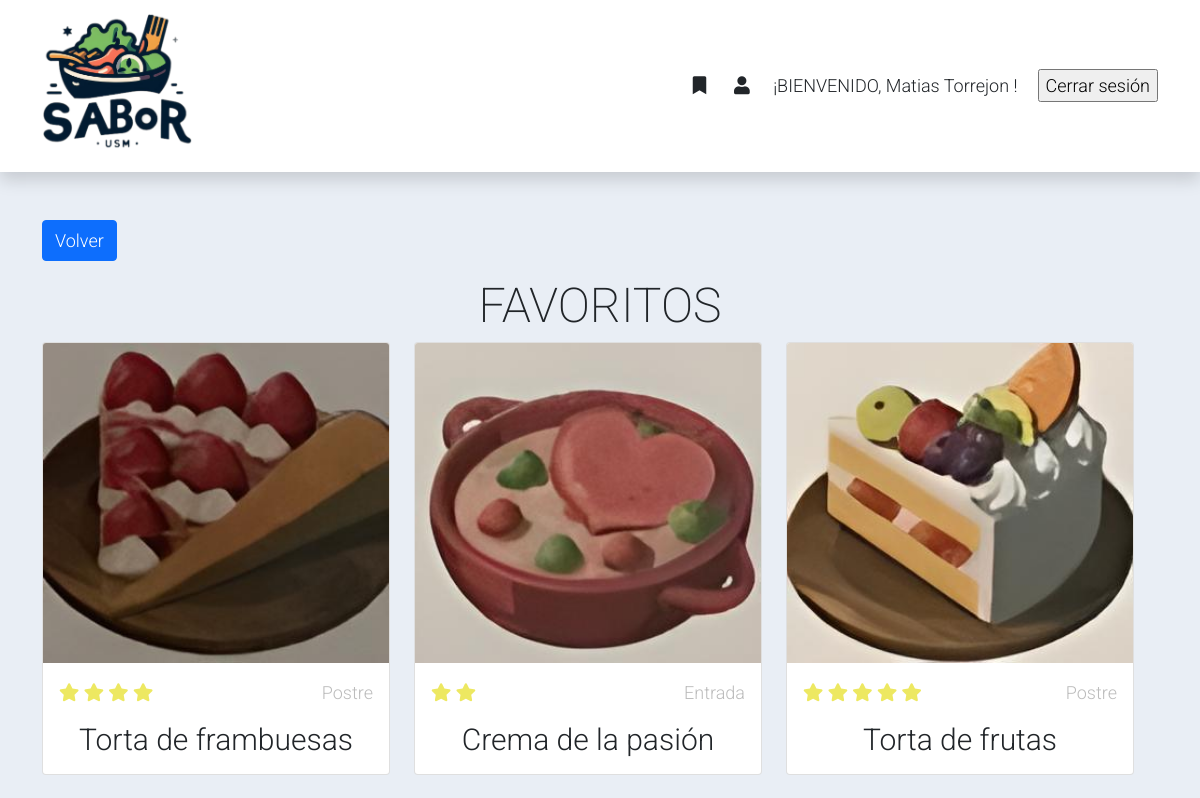
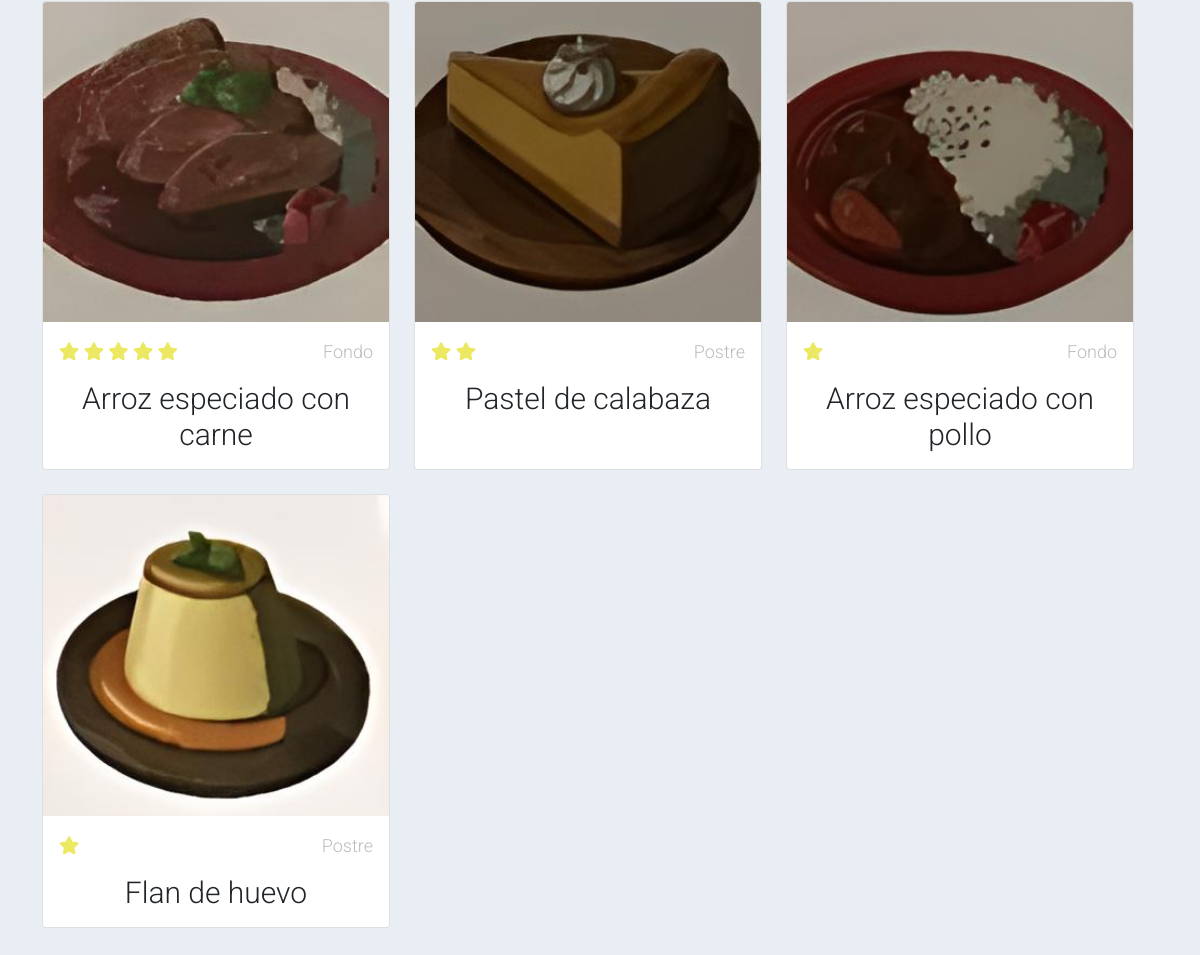
/PHP/favoritos_usuario.php (signed in), run on the app's committed database (2 pictures, top to bottom).
### tables this page shows
CREATE TABLE `recetas` (
  `id_receta` int(11) NOT NULL,
  `nombre` varchar(50) NOT NULL,
  `imagen` varchar(100) NOT NULL,
  `tipo` int(11) NOT NULL,
  `tiempo_prep` int(11) NOT NULL,
  `instrucciones` text NOT NULL,
  `apt_diabeticos` tinyint(1) NOT NULL,
  `apt_intolerantes` tinyint(1) NOT NULL,
  `tiene_gluten` tinyint(1) NOT NULL,
  `vegano` tinyint(1) NOT NULL
);

### PHP/favoritos_usuario.php (the view, shortened to what this page needs)
<?php
if(isset($_SESSION['id_usuario'])) {
    $id_usuario = $_SESSION['id_usuario'];
    $conexion = mysqli_connect("localhost", "root", "", "sabor_usm");
    $consulta_recetas_favoritas = "
    SELECT *
    FROM vista_recetas_favoritas
    WHERE id_usuario = $id_usuario;
    ";
    $resultado_recetas_favoritas = $conexion->query($consulta_recetas_favoritas);
}
    ?>
<?php
$seccionOrigen = isset($_GET['seccion']) ? $_GET['seccion'] : '';
$enlaceVolver = "$seccionOrigen";
?>
<!DOCTYPE html>
<html lang="es">
<head>
    <link rel="stylesheet" href="assets/css/bootstrap.min.css">
    <link rel="stylesheet" href="assets/css/templatemo.css">
    <link rel="stylesheet" href="assets/css/custom.css">
    <link rel="stylesheet" href="assets/css/fontawesome.min.css">
</head>
<nav class="navbar navbar-expand-lg navbar-light shadow">
        <div class="container d-flex justify-content-between align-items-center">
            <a class="navbar-brand text-success logo h1 align-self-center" href="home.php">
                <img src="./assets/img/logo.png" style="max-width: 150px;">
            </a>
            <div class="align-self-center collapse navbar-collapse flex-fill  d-lg-flex justify-content-lg-between" id="templatemo_main_nav">
                <div class="navbar align-self-center d-flex">
                    <a class="nav-icon position-relative text-decoration-none" href="favoritos_usuario.php?seccion=home.php">
                        <i class="fa fa-fw fa-bookmark text-dark mr-3"></i>
                    </a>
                    <a class="nav-icon position-relative text-decoration-none" href="info.php">
                        <i class="fa fa-fw fa-user text-dark mr-3"></i>
                    </a>
					<div>
						¡BIENVENIDO, <?php echo $_SESSION['nombre'];?>!
					</div>
                        <div>
							<form action="logout.php" method="post">
          						<input type="submit" value="Cerrar sesión">
       						</form>
						</div>
                </div>
            </div>
        </div>
    </nav>
<section class="bg-light">
        <div class="container py-5">
        <a href="<?php echo $enlaceVolver; ?>" class="btn btn-primary">Volver</a>
            <div class="row text-center py-3">
                <div class="col-lg-6 m-auto">
                    <h1 class="h1">FAVORITOS</h1>
                </div>
            <div class="row">
                <?php
                while($fila = $resultado_recetas_favoritas -> fetch_assoc()){
                    $id_receta = $fila['id_receta'];
                    $nombre_receta = $fila['nombre'];
                    $imagen_receta = $fila['imagen'];
                    $tipo_receta = $fila['tipo'];
                    $promedio_calificaciones = $fila['promedio_calificaciones'];
                    if($tipo_receta == 1){
                        $tipo_receta = "Entrada";
                    }
                    if($tipo_receta == 2){
                        $tipo_receta = "Fondo";
                    }
                    if($tipo_receta == 3){
                        $tipo_receta = "Postre";
                    }
                    echo'
                    <div class="col-12 col-md-4 mb-4">
                        <div class="card h-100">
                            <a href="detalle_receta.php?id_receta=' . $id_receta . '">
                                <img src=" '. $imagen_receta .' " class="card-img-top" alt="..."">
                            </a>
                            <div class="card-body">
                                <ul class="list-unstyled d-flex justify-content-between">
                                    <li>';
                                    for($i = 1; $i <= $promedio_calificaciones; $i++){
                                        echo'
                                        <i class="text-warning fa fa-star"></i>';
                                    }
                                    echo'
                                    </li>
                                    <li class="text-muted text-right">' . $tipo_receta . '</li>
                                </ul>
                                <a href="detalle_receta.php?id_receta=' . $id_receta . '" class="h2 text-decoration-none text-dark">' . $nombre_receta . '</a>
                                <p class="card-text">
                                </p>
                            </div>
                        </div>
                    </div>';
                }
                ?>
            </div>
        </div>
    </section>
</body>
</html>

### assets/css/templatemo.css (style rules this page uses)
body, ul, li, p, a, label, input, div { font-family: 'Roboto', sans-serif; font-size: 18px !important; font-weight: 300 !important; }
.h1 { font-family: 'Roboto', sans-serif; font-size: 48px !important; font-weight: 200 !important; }
.h2 { font-family: 'Roboto', sans-serif; font-size: 30px !important; font-weight: 300; }
.logo { font-weight: 500 !important; }
.text-warning { color: #ede861 !important; }
.text-muted { color: #bcbcbc !important; }
.text-success { color: #59ab6e !important; }
.bg-light { background-color: #e9eef5 !important; }
#templatemo_main_nav a { color: #212934; }
#templatemo_main_nav .navbar .nav-icon { margin-right: 20px; }

### data on the page
recetas: imagen (picture), tipo "Postre", nombre "Torta de frambuesas"
recetas: imagen (picture), tipo "Entrada", nombre "Crema de la pasión"
recetas: imagen (picture), tipo "Postre", nombre "Torta de frutas"
recetas: imagen (picture), tipo "Fondo", nombre "Arroz especiado con carne"
recetas: imagen (picture), tipo "Postre", nombre "Pastel de calabaza"
recetas: imagen (picture), tipo "Fondo", nombre "Arroz especiado con pollo"
recetas: imagen (picture), tipo "Postre", nombre "Flan de huevo"

### other printed values
$_SESSION['nombre'] "Matias Torrejon"
